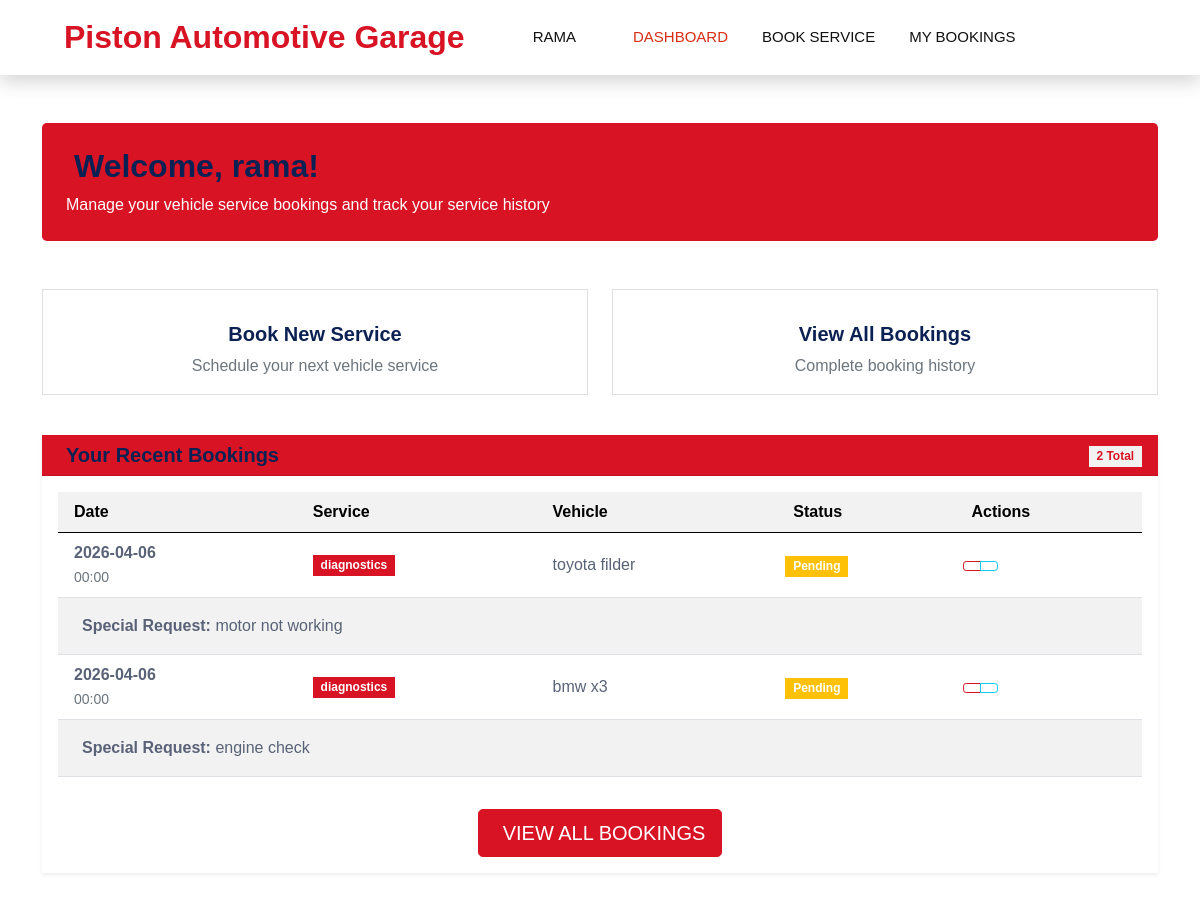
The page /user-dashboard (signed in) on the database its author committed.
### dbservice.py (models this page shows, shortened)
class User(db.Model):
    id = db.Column(db.Integer, primary_key=True)
    username = db.Column(db.String(20), unique=True, nullable=False)
    email = db.Column(db.String(120), unique=True, nullable=False)
    password = db.Column(db.String(255), nullable=False)
    role = db.Column(db.Enum(UserRole), default=UserRole.USER)

class Booking(db.Model):
    id = db.Column(db.Integer, primary_key=True)
    user_id = db.Column(db.Integer, db.ForeignKey('user.id'), nullable=False)
    customer_name = db.Column(db.String(255), nullable=False)
    email = db.Column(db.String(255), nullable=False)
    phone = db.Column(db.String(20), nullable=False)
    vehicle_type = db.Column(db.String(100), nullable=True)
    service_type = db.Column(db.String(100), nullable=False)
    service_date = db.Column(db.DateTime, nullable=False)
    special_request = db.Column(db.Text, nullable=True)
    status = db.Column(
        db.Enum(BookingStatus), default=BookingStatus.PENDING, nullable=False
    )
    estimated_total = db.Column(db.Float, nullable=True)

### main.py (the view)
@app.route('/user-dashboard')
@login_required(UserRole.USER)
def user_dashboard():
    username = session['username']
    user = User.query.filter_by(username=username).first()
    upcoming_bookings = (
        Booking.query.filter_by(user_id=user.id)
        .order_by(Booking.service_date.desc())
        .limit(5)
        .all()
    )
    bookings_data = {}
    for booking in upcoming_bookings:
        booking_dict = {
            'id': booking.id,
            'status': booking.status.value,
            'service_date': booking.service_date.isoformat() if booking.service_date else None,
            'service_type': booking.service_type,
            'vehicle_type': booking.vehicle_type,
            'customer_name': booking.customer_name,
            'email': booking.email,
            'phone': booking.phone,
            'special_request': booking.special_request
        }
        bookings_data[str(booking.id)] = booking_dict
    return render_template(
        'user_dashboard.html', username=username, bookings=bookings_data
    )

### main.py (called while the page is built)
def login_required(role: UserRole | None = None):
    def decorator(view_func):
        @wraps(view_func)
        def wrapped(*args, **kwargs):
            username = session.get('username')
            if not username:
                flash('Please log in to continue.', 'warning')
                return redirect(url_for('login'))
            user = User.query.filter_by(username=username).first()
            if not user:
                session.pop('username', None)
                flash('Account not found. Please log in again.', 'warning')
                return redirect(url_for('login'))
            if role is not None and user.role != role:
                flash('Access denied. Insufficient permissions.', 'danger')
                return redirect(url_for('login'))
            return view_func(*args, **kwargs)
        return wrapped
    return decorator

### Templates/user_dashboard.html (shortened to what this page needs)
<!DOCTYPE html>
<html lang="en">
<head>
    <link href="/css/bootstrap.min.css" rel="stylesheet">
    <link href="/css/style.css" rel="stylesheet">
</head>
<body>
    <nav class="navbar navbar-expand-lg bg-white navbar-light shadow sticky-top p-0">
        <a href="{{ url_for('landing') }}" class="navbar-brand d-flex align-items-center px-4 px-lg-5">
            <h2 class="m-0 text-primary">Piston Automotive Garage</h2>
        </a>
        <div class="collapse navbar-collapse" id="navbarCollapse">
            <div class="navbar-nav p-4 p-lg-0">
                <div class="nav-item dropdown">
                    <a href="#" class="nav-link dropdown-toggle" data-bs-toggle="dropdown">
                        {{ session.username }}
                    </a>
                </div>
                <a href="{{ url_for('user_dashboard') }}" class="nav-item nav-link active">
                    Dashboard
                </a>
                <a href="{{ url_for('book_service') }}" class="nav-item nav-link">
                    Book Service
                </a>
                <a href="{{ url_for('my_bookings') }}" class="nav-item nav-link">
                    My Bookings
                </a>
            </div>
        </div>
    </nav>
    <div class="container py-5">
        <div class="row mb-4">
            <div class="col-12">
                <div class="welcome-section bg-primary text-white rounded-3 p-4 mb-4">
                    <h2 class="mb-2">
                        Welcome, {{ username }}!
                    </h2>
                    <p class="mb-0">Manage your vehicle service bookings and track your service history</p>
                </div>
            </div>
        </div>
        <div class="row mb-4">
            <div class="col-md-6 mb-3">
                <a href="{{ url_for('book_service') }}" class="card text-decoration-none h-100">
                    <div class="card-body text-center">
                        <h5 class="card-title">Book New Service</h5>
                        <p class="card-text text-muted">Schedule your next vehicle service</p>
                    </div>
                </a>
            </div>
            <div class="col-md-6 mb-3">
                <a href="{{ url_for('my_bookings') }}" class="card text-decoration-none h-100">
                    <div class="card-body text-center">
                        <h5 class="card-title">View All Bookings</h5>
                        <p class="card-text text-muted">Complete booking history</p>
                    </div>
                </a>
            </div>
        </div>
        <div class="row">
            <div class="col-12">
                <div class="card border-0 shadow-sm">
                    <div class="card-header bg-primary text-white">
                        <div class="d-flex justify-content-between align-items-center">
                            <h5 class="mb-0">
                                Your Recent Bookings
                            </h5>
                            <div>
                                <span class="badge bg-light text-primary">{{ bookings|length }} Total</span>
                            </div>
                        </div>
                    </div>
                    <div class="card-body">
                        {% if bookings %}
                            <div class="table-responsive">
                                <table class="table table-hover align-middle">
                                    <thead class="table-light">
                                        <tr>
                                            <th>Date</th>
                                            <th>Service</th>
                                            <th>Vehicle</th>
                                            <th>Status</th>
                                            <th>Actions</th>
                                        </tr>
                                    </thead>
                                    <tbody>
                                        {% for b in bookings.values() %}
                                            <tr>
                                                <td>
                                                    <div class="d-flex align-items-center">
                                                        <div>
                                                            <strong>{{ b.service_date[:10] }}</strong>
                                                            <br>
                                                            <small class="text-muted">{{ b.service_date[11:16] }}</small>
                                                        </div>
                                                    </div>
                                                </td>
                                                <td>
                                                    <div class="d-flex align-items-center">
                                                        <span class="badge bg-primary">{{ b.service_type }}</span>
                                                    </div>
                                                </td>
                                                <td>
                                                    <div class="d-flex align-items-center">
                                                        {{ b.vehicle_type or 'Not specified' }}
                                                    </div>
                                                </td>
                                                <td>
                                                    {% set status_class = {
                                                        'PENDING': 'warning',
                                                        'CONFIRMED': 'info',
                                                        'IN_PROGRESS': 'primary',
                                                        'COMPLETED': 'success',
                                                        'CANCELLED': 'danger'
                                                    } %}
                                                    <span class="badge bg-{{ status_class.get(b.status, 'secondary') }} text-white">
                                                        {{ b.status.replace('_', ' ').title() }}
                                                    </span>
                                                </td>
                                                <td>
                                                    <div class="btn-group btn-group-sm" role="group">
                                                        <a href="{{ url_for('my_bookings') }}" class="btn btn-outline-primary" title="View All Bookings">
                                                        </a>
                                                        {% if b.status in ['PENDING', 'CONFIRMED'] %}
                                                            <a href="{{ url_for('book_service') }}" class="btn btn-outline-info" title="Book Another Service">
                                                            </a>
                                                        {% endif %}
                                                    </div>
                                                </td>
                                            </tr>
                                            {% if b.special_request %}
                                            <tr>
                                                <td colspan="5" class="bg-light">
                                                    <div class="p-2">
                                                        <strong>Special Request:</strong> {{ b.special_request }}
                                                    </div>
                                                </td>
                                            </tr>
                                            {% endif %}
                                        {% endfor %}
                                    </tbody>
                                </table>
                            </div>
                            <div class="text-center mt-3">
                                <a href="{{ url_for('my_bookings') }}" class="btn btn-primary btn-lg">
                                    View All Bookings
                                </a>
                            </div>
                        {% endif %}
                    </div>
                </div>
            </div>
        </div>
    </div>
</body>
</html>

### css/style.css (style rules this page uses)
:root { --primary: #d82d13; --secondary: #0B2154; --light: #F2F2F2; --dark: #111111; }
.btn { font-weight: 500; text-transform: uppercase; transition: .5s; }
.btn.btn-primary, .btn.btn-secondary { color: #FFFFFF; }
.navbar .dropdown-toggle::after { border: none; content: "\f107"; font-family: "Font Awesome 5 Free"; font-weight: 900; vertical-align: middle; margin-left: 8px; }
.navbar-light .navbar-nav .nav-link { margin-right: 30px; padding: 25px 0; color: #FFFFFF; font-size: 15px; text-transform: uppercase; outline: none; }
.navbar-light .navbar-nav .nav-link:hover, .navbar-light .navbar-nav .nav-link.active { color: var(--primary); }
.navbar-light .navbar-brand, .navbar-light a.btn { height: 75px; }
.navbar-light .navbar-nav .nav-link { color: var(--dark); font-weight: 500; }
.navbar-light.sticky-top { top: -100px; transition: .5s; }

### rows shown on the page
User: username "RAMA", username "rama"
Booking: service_date "2026-04-06", service_date "00:00", service_type "diagnostics", vehicle_type "toyota filder", status.replace "Pending", special_request "motor not working"
Booking: service_date "2026-04-06", service_date "00:00", service_type "diagnostics", vehicle_type "bmw x3", status.replace "Pending", special_request "engine check"

### other values the page prints
{{ bookings|length }} "2"
